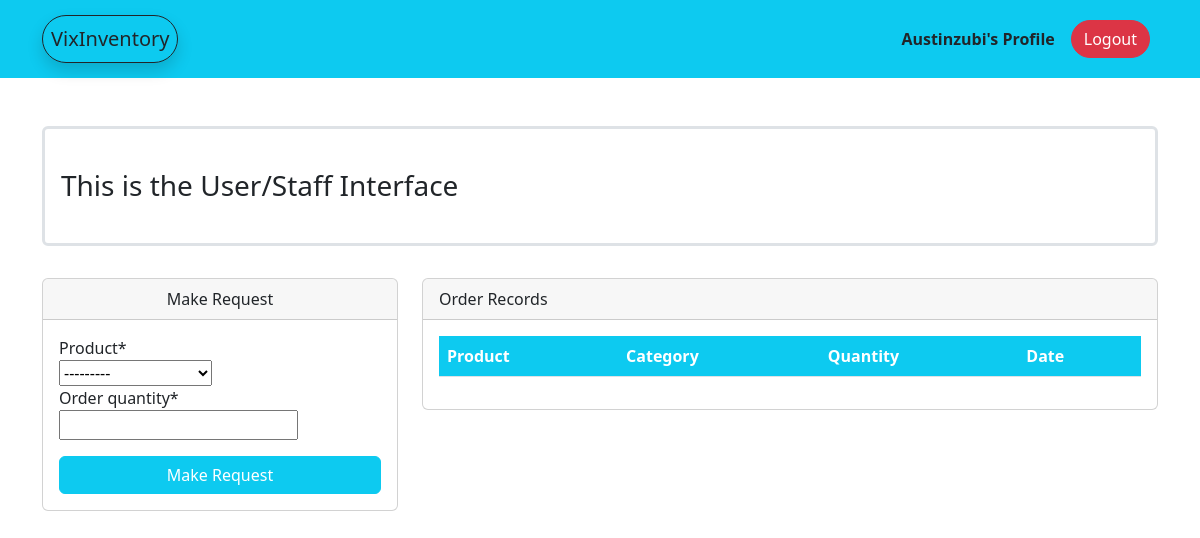
The app's page /dashboard/ (signed in), older data.
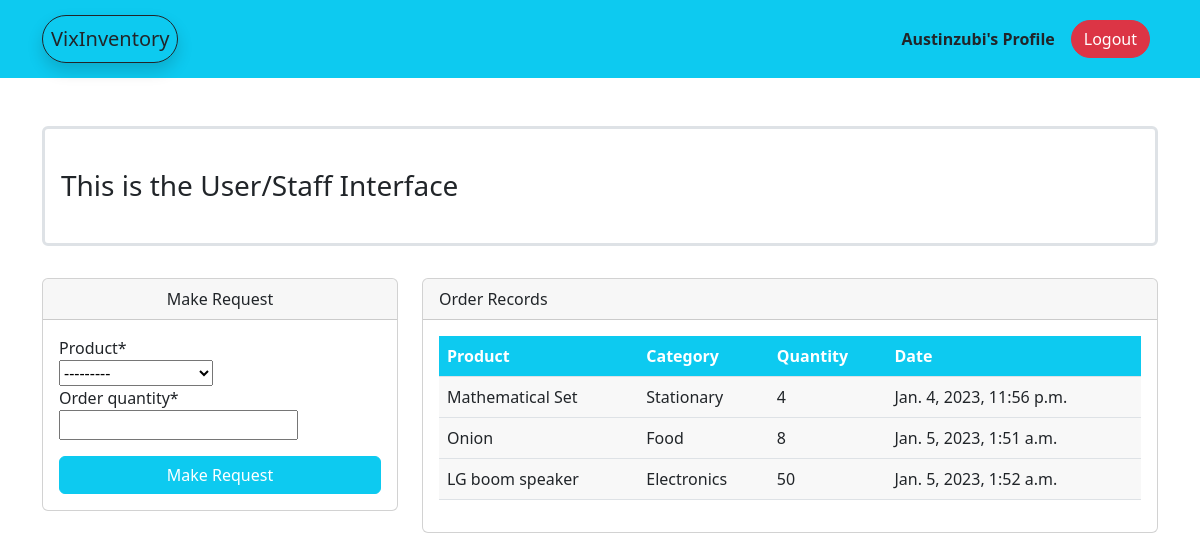
The same page, newer data.
### dashboard/models.py (models this page shows, shortened)
class Order(models.Model):
    product = models.ForeignKey(Product, on_delete=models.CASCADE, null = True) # This creates a relationship between the order model and the Product model using a Foreign Key
    staff = models.ForeignKey(User, on_delete=models.CASCADE, null=True) #the model 'User' is the same defined in the admin panel already created for us
    order_quantity = models.PositiveIntegerField(null = True) # this means that the number of orders will always be positive
    date = models.DateTimeField(auto_now_add=True)
    class Meta:
        verbose_name_plural = 'Order'

class Product(models.Model):
    name = models.CharField(max_length=100, null=True)
    category = models.CharField(max_length=20, choices = CATEGORY, null=True)
    quantity = models.PositiveIntegerField(null=True)
    class Meta:
        verbose_name_plural = 'Product'
    def __str__(self):
        return f'{self.name}'

### dashboard/views.py (the view)
# urls.py: path('dashboard/', views.index, name ='dashboard-index'),
@login_required
def index(request):
    workers = User.objects.all()
    workers_count = workers.count()
    items = Product.objects.all()
    items_count = items.count()
    order = Order.objects.all()
    order_count = order.count()
    orders = Order.objects.all()
    products = Product.objects.all()
    if request.method == 'POST':
        forms = OrderForm(request.POST)
        if forms.is_valid():
            instance =  forms.save(commit=False) #this line of code "commit = False" does a very crucuial task of pausing the save() method process from occuring
            instance.staff = request.user # That is to allow this line of code w=to run successfully. This line assigns the currently authenticated user 'request.user' to the particular order it was created from
            instance.save() # then and only then can this the form (instance) be saved
            return redirect('dashboard-index')
    else:
        forms = OrderForm()
    context = {
        'orders':orders,
        'forms': forms,
        'products': products,
        'items_count':items_count,
        'workers_count':workers_count,
        'order_count': order_count,
    }
    return render(request, 'dashboard/index.html', context)

### dashboard/forms.py
class OrderForm(forms.ModelForm):
    class Meta:
        model = Order
        fields = ['product', 'order_quantity',]

### templates/dashboard/index.html (shortened to what the changed rows need)
{% extends 'partials/base.html' %}
{% block content %}
{% if user.is_authenticated and user.is_staff and user.is_superuser %}
{% include 'partials/topnav.html' %}
<div class="container">
    <div class="row ">
        <div class="col-md-6 bg-white my-5">
            <div class="dark-color">
                <canvas id="myChart1"></canvas>
                <script src="https://cdn.jsdelivr.net/npm/chart.js"></script>
                <script>
                    const ctx1 = document.getElementById('myChart1');
                    new Chart(ctx1, {
                        type: 'pie',
                        data: {
                            labels: [{%for order in orders %} '{{ order.product.name }}', {% endfor %}],
                            datasets: [{
                                label: 'Orders',
                                data: [{%for order in orders %} '{{ order.order_quantity }}', {% endfor %}],
                                backgroundColor: [
                                    'rgba(255,99,132,1)',
                                    'rgba(54,162,235,1)',
                                    'rgba(255,206,86,1)',
                                    'rgba(75,192,192,1)',
                                    'rgba(153,102,255,1)',
                                    'rgba(255,159,64,1)',
                                    'rgba(255,99,132,1)',
                                    'rgba(54,162,235,1)',
                                    'rgba(255,206,86,1)',
                                    'rgba(75,192,192,1)',
                                    'rgba(153,102,255,1)',
                                    'rgba(255,159,64,1)',
                                    'rgba(255,99,132,1)',
                                    'rgba(54,162,235,1)',
                                    'rgba(255,206,86,1)',
                                    'rgba(75,192,192,1)',
                                    'rgba(153,102,255,1)',
                                    'rgba(255,159,64,1)',
                                    'rgba(255,99,132,1)',
                                    'rgba(54,162,235,1)',
                                    'rgba(255,206,86,1)',
                                    'rgba(75,192,192,1)',
                                    'rgba(153,102,255,1)',
                                    'rgba(255,159,64,1)',
                                ],
                                borderWidth: 1,
                                borderColor: [
                                    'rgba(255,99,132,1)',
                                    'rgba(54,162,235,1)',
                                    'rgba(255,206,86,1)',
                                    'rgba(75,192,192,1)',
                                    'rgba(153,102,255,1)',
                                    'rgba(255,159,64,1)',
                                ]
                            }]
                        },
                        options: {
                            scales: {
                                y: {
                                    beginAtZero: true
                                }
                            }
                        }
                    });
                </script>
            </div>
        </div>
        <div class="col-md-6 bg-white my-5">
            <div class="dark-color">
                <canvas id="myChart2" width="120"></canvas>
                <script src="https://cdn.jsdelivr.net/npm/chart.js"></script>
                <script>
                    const ctx2 = document.getElementById('myChart2');
                    new Chart(ctx2, {
                        type: 'bar',
                        data: {
                            labels: [{%for product in products %} '{{ product.name }}', {% endfor %}],
                            datasets: [{
                                label: 'Product',
                                data: [{%for product in products %} '{{ product.quantity }}', {% endfor %}],
                                backgroundColor: [
                                    'rgba(255,99,132,1)',
                                    'rgba(54,162,235,1)',
                                    'rgba(255,206,86,1)',
                                    'rgba(75,192,192,1)',
                                    'rgba(153,102,255,1)',
                                    'rgba(255,159,64,1)',
                                    'rgba(255,99,132,1)',
                                    'rgba(54,162,235,1)',
                                    'rgba(255,206,86,1)',
                                    'rgba(75,192,192,1)',
                                    'rgba(153,102,255,1)',
                                    'rgba(255,159,64,1)',
                                    'rgba(255,99,132,1)',
                                    'rgba(54,162,235,1)',
                                    'rgba(255,206,86,1)',
                                    'rgba(75,192,192,1)',
                                    'rgba(153,102,255,1)',
                                    'rgba(255,159,64,1)',
                                    'rgba(255,99,132,1)',
                                    'rgba(54,162,235,1)',
                                    'rgba(255,206,86,1)',
                                    'rgba(75,192,192,1)',
                                    'rgba(153,102,255,1)',
                                    'rgba(255,159,64,1)',
                                ],
                                borderWidth: 1,
                                borderColor: [
                                    'rgba(255,99,132,1)',
                                    'rgba(54,162,235,1)',
                                    'rgba(255,206,86,1)',
                                    'rgba(75,192,192,1)',
                                    'rgba(153,102,255,1)',
                                    'rgba(255,159,64,1)',
                                ]
                            }]
                        },
                        options: {
                            scales: {
                                y: {
                                    beginAtZero: true
                                }
                            }
                        }
                    });
                </script>
            </div>
        </div>
    </div>
</div>
{% else %}
{% include 'dashboard/staff-index.html'%}
{% endif %}
{% endblock %}

### templates/dashboard/staff-index.html (shortened to what this page needs)
{% load crispy_forms_tags%}
<div class="container">
    <div class="row mt-5">
        <div class="col-12">
            <div class="card-body border border-3 rounded p-3 mb-3">
                <marquee behavior="" direction="">
                    <h3 class="my-4">
                        This is the User/Staff Interface
                    </h3>
                </marquee>
            </div>
        </div>
        <div class="col-lg-4 mt-3">
            <div class="card">
                <div class="card-header text-center">
                    Make Request
                </div>
                <div class="card-body ">
                    <form method="POST" class="d-grid rounded">
                        {{forms | crispy}}
                        <input class="btn btn-info text-white mt-3" type="submit" value="Make Request">
                    </form>
                </div>
            </div>
        </div>
        <div class="col-lg-8 mt-3">
            <div class="card">
                <div class="card-header">
                    Order Records
                </div>
                <div class="card-body">
                    <table class="table dark-color">
                        <thead class="bg-info text-white">
                            <tr>
                                <th scope="col">Product</th>
                                <th scope="col">Category</th>
                                <th scope="col">Quantity</th>
                                <th scope="col">Date</th>
                            </tr>
                        </thead>
                        <tbody>
                            {% for order in orders %}
                            {% if order.staff == user %}
                            <tr>
                                <td>{{order.product}}</td>
                                <td>{{order.product.category}}</td>
                                <td>
                                  {{order.order_quantity}}
                                </td>
                                <td>
                                  {{order.date}}
                                </td>
                            </tr>
                            {% endif %}
                            {% endfor %}
                        </tbody>
                    </table>
                </div>
            </div>
        </div>
    </div>
</div>

Row changes from the older to the newer data that the page shows:
added Order: product "Mathematical Set", product.category "Stationary", order_quantity "4", date "Jan. 4, 2023, 11:56 p.m."
added Order: product "Onion", product.category "Food", order_quantity "8", date "Jan. 5, 2023, 1:51 a.m."
added Order: product "LG boom speaker", product.category "Electronics", order_quantity "50", date "Jan. 5, 2023, 1:52 a.m."
